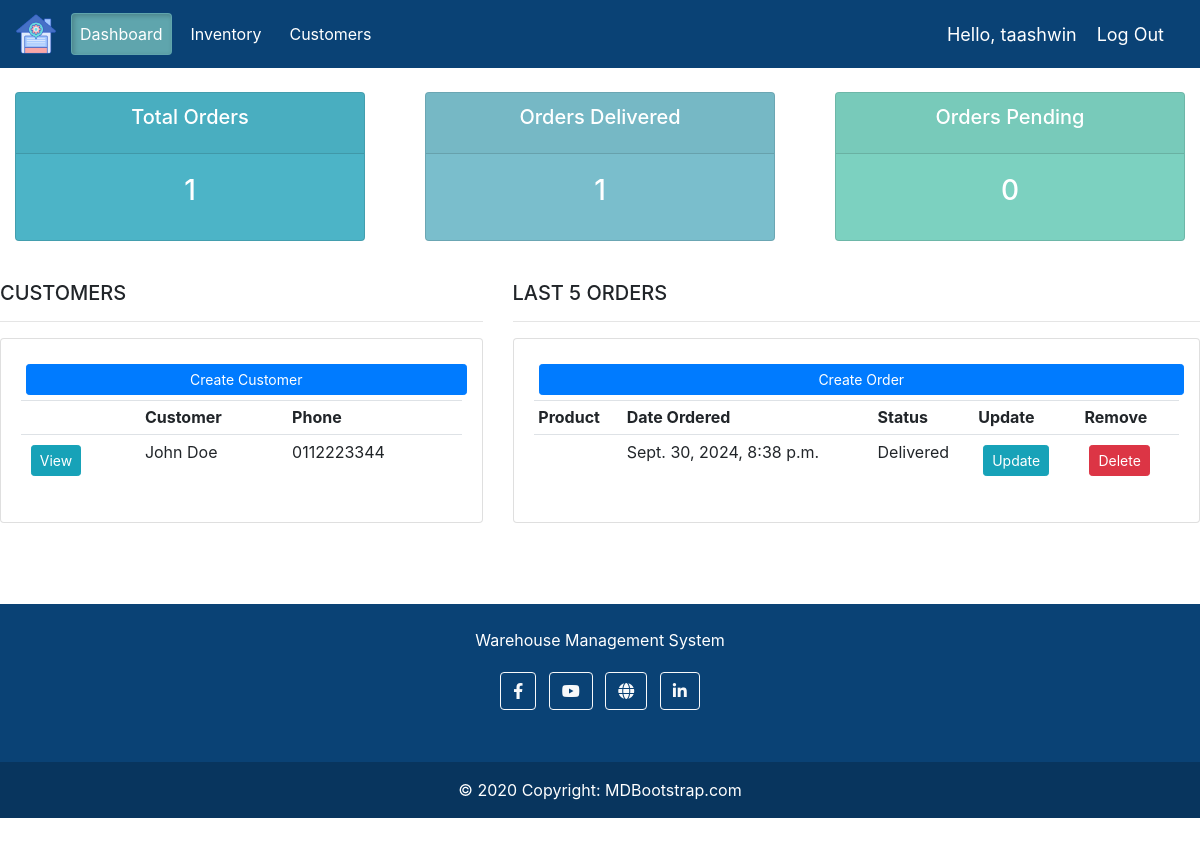
The app's page / (signed in) with its own data.
### warehouse/models.py (models this page shows, shortened)
class Customer(models.Model):
	name = models.CharField(max_length=200, null=True)
	phone = models.CharField(max_length=200, null=True)
	email = models.CharField(max_length=200, null=True)
	date_created = models.DateTimeField(auto_now_add=True, null=True)

class Outbound(models.Model):
	STATUS = (
				('Pending', 'Pending'),
				('Out For Delivery', 'Out For Delivery'),
				('Delivered', 'Delivered'),
		)
	customer = models.ForeignKey(Customer, null=True, on_delete= models.SET_NULL)
	product_shipped = models.ForeignKey(Inventory, null=True, on_delete= models.SET_NULL)
	destination = models.CharField(max_length=200, null=True)
	quantity = models.CharField(max_length=200, null=True)
	reference = models.CharField(max_length=200, null=True)
	date_shipped = models.DateTimeField(auto_now_add=True, null=True)
	sku = models.CharField(max_length=200, null=True)
	status = models.CharField(max_length=200, null=True, choices=STATUS)

### warehouse/views.py (the view)
# urls.py: path('', views.home, name="home"),
@login_required(login_url='login')
def home(request):
	orders = Outbound.objects.all()
	customers = Customer.objects.all()
	total_customers = customers.count()
	total_orders = orders.count()
	delivered = orders.filter(status='Delivered').count()
	pending = orders.filter(status='Pending').count()
	context = {'orders': orders, 'customers':customers, 'total_orders':total_orders, 'delivered':delivered, 'pending':pending}
	return render(request, 'warehouse/dashboard.html', context)

### warehouse/templates/warehouse/dashboard.html
{% extends 'warehouse/main.html' %}
{% block content %}
{% include 'warehouse/status.html' %}
<br>
<div class ="row">
	<div class = "col-md-5" >
		<h5>CUSTOMERS</h5>
		<hr>
		<div class = "card card-body" >
			<a class="btn btn-primary btn-sm btn-block" href="">Create Customer </a>
			<table class = "table table-sm">
				<tr>
					<th></th>
					<th>Customer</th>
					<th>Phone</th>
				</tr>
				{% for customer in customers %}
					<tr>
						<td><a class = "btn btn-sm btn-info" href = "{% url 'customer' %}">View</a></td>
						<td>{{customer.name}}</td>
						<td>{{customer.phone}}</td>
					</tr>
				{% endfor %}
			</table>
		</div>
	</div>
	<div class = "col-md-7" >
		<h5>LAST 5 ORDERS</h5>
		<hr>
		<div class = "card card-body" >
			<a class="btn btn-primary btn-sm btn-block" href="{% url 'create_order' %}">Create Order </a>
			<table class = "table table-sm">
				<tr>
					<th>Product</th>
					<th>Date Ordered</th>
					<th>Status</th>
					<th>Update</th>
					<th>Remove</th>
				</tr>
				{% for outbound in orders %}
					<tr>
						<td>{{outbound.product}}</td>
						<td>{{outbound.date_shipped}}</td>
						<td>{{outbound.status}}</td>
						<td><a class = "btn btn-sm btn-info" href = "">Update</a></td>
						<td><a class = "btn btn-sm btn-danger" href = "">Delete</a></td>
					</tr>
				{% endfor %}
			</table>
		</div>
	</div>
</div>
{% endblock %}

### warehouse/templates/warehouse/navbar.html (shortened to what this page needs)
{% load static %}
<!DOCTYPE html>
<html lang="en">
<head>
  <link rel="stylesheet" type="text/css" href="{% static 'css/main.css' %}">
</head>
<body>
  <nav class="navbar navbar-expand-lg">
    <img src="{% static 'images/zelogo.png' %}">
    <div class="collapse navbar-collapse" id="navbarNav">
      <ul class="navbar-nav">
        <li class="nav-item">
          <a class="btn nav-link {% if request.path == '/' %}active{% endif %}" href="http://127.0.0.1:8000/">Dashboard</a>
        </li>
        <li class="nav-item">
          <a class="btn nav-link {% if request.path == '/inventory/' %}active{% endif %}" href="http://127.0.0.1:8000/inventory/">Inventory</a>
        </li>
        <li class="nav-item">
          <a class="btn nav-link {% if request.path == '/customers/' %}active{% endif %}" href="http://127.0.0.1:8000/customers/">Customers</a>
        </li>
      </ul>
    </div>
    <span class="hello-msg">Hello, {{request.user}}</span>
    <span><a class = "hello-msg" href = "{% url 'logout' %}">Log Out</a></span>
  </nav>
</body>
</html>

### static/css/main.css (style rules this page uses)
body { background-color: #ebeff5; }

### warehouse/templates/warehouse/navbar.html (style rules this page uses)
.btn { background-color: #7abecc; border: none; padding: 10px 20px; text-align: center; text-decoration: none; font-size: 16px; margin: 5px; transition: all 0.2s; border-radius: 5px; color: #ffffff; }
.btn.active { background-color: #5fa5ad; color: #0a4275; box-shadow: inset 2px 2px 5px rgba(0, 0, 0, 0.2); }
.navbar { background-color: #0a4275; padding: 10px; }
.navbar-nav .nav-link { color: #ffffff !important; }
.hello-msg { font-size: 18px; color: #fff; margin-right: 20px; }
img { height: 40px; margin-right: 10px; }

### records on screen
Customer: name "John Doe", phone "0112223344"
Outbound: date_shipped "Sept. 30, 2024, 8:38 p.m.", status "Delivered"

### other values on screen
{{ request.user }} "taashwin"
{{ total_orders }} "1"
{{ delivered }} "1"
{{ pending }} "0"
